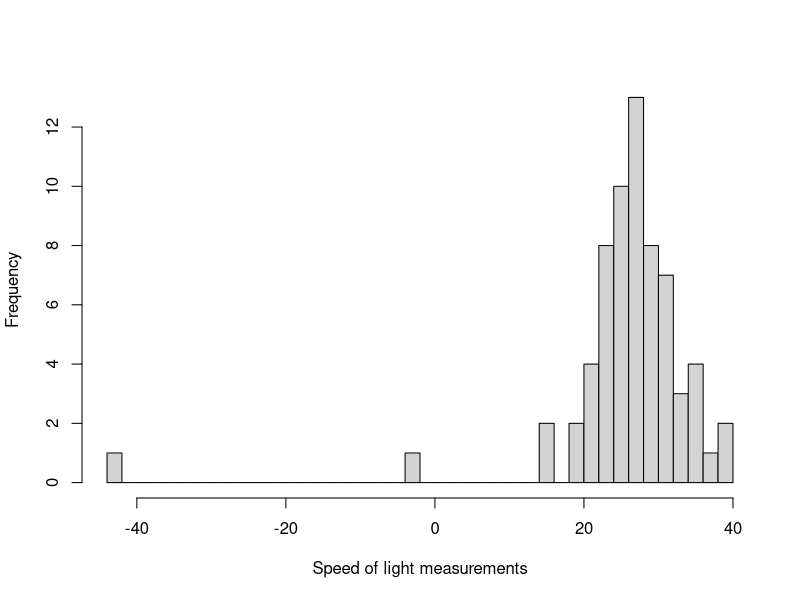
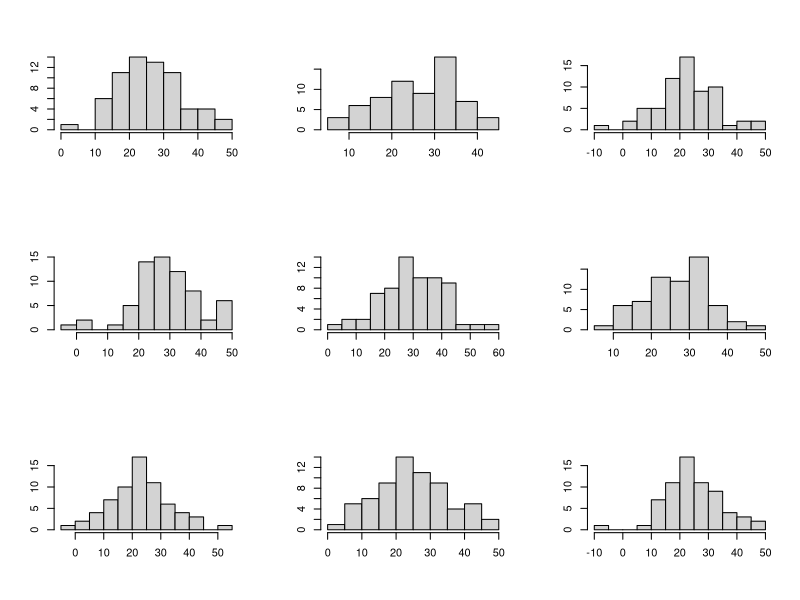
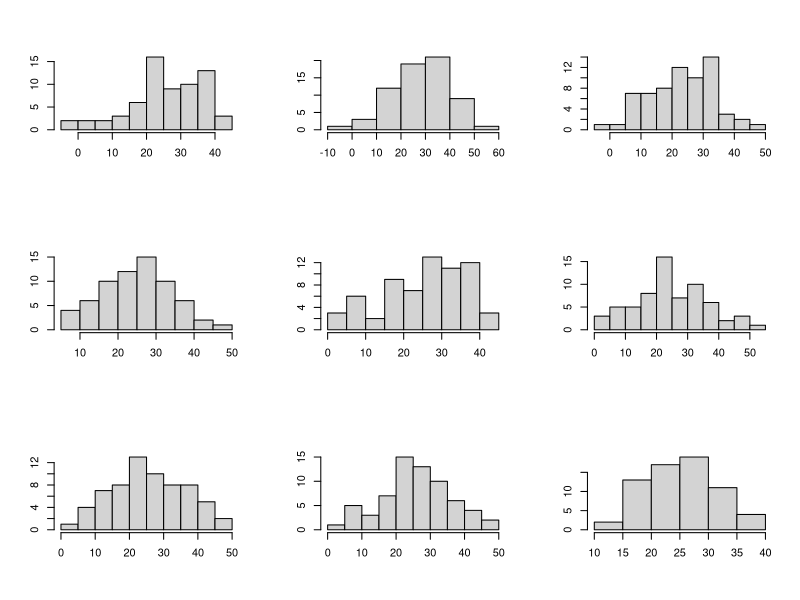
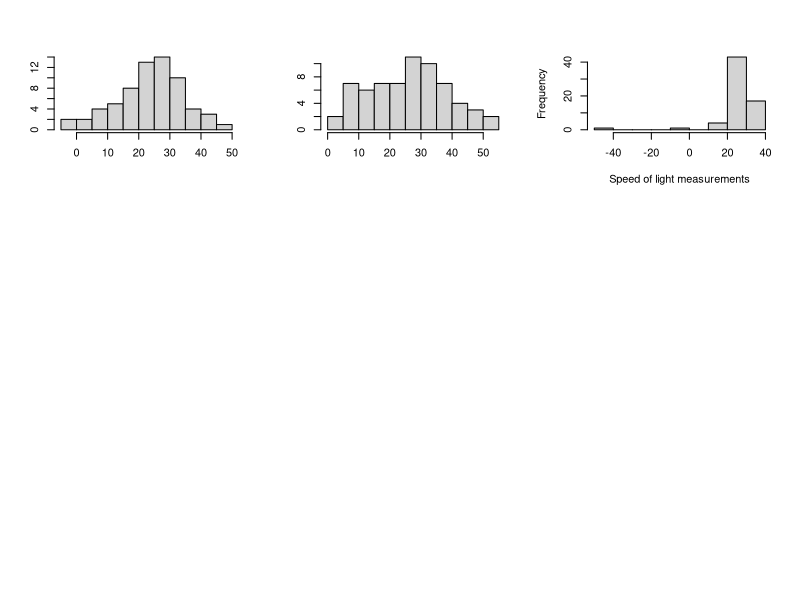
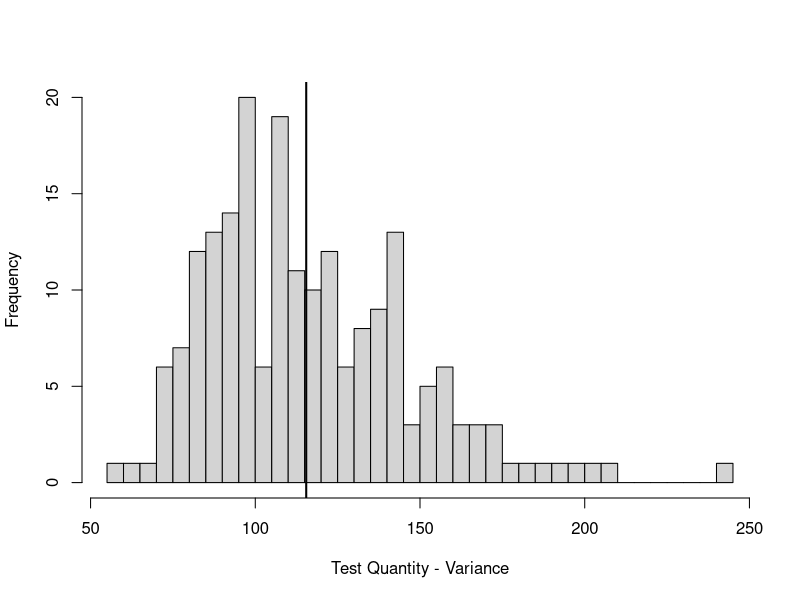
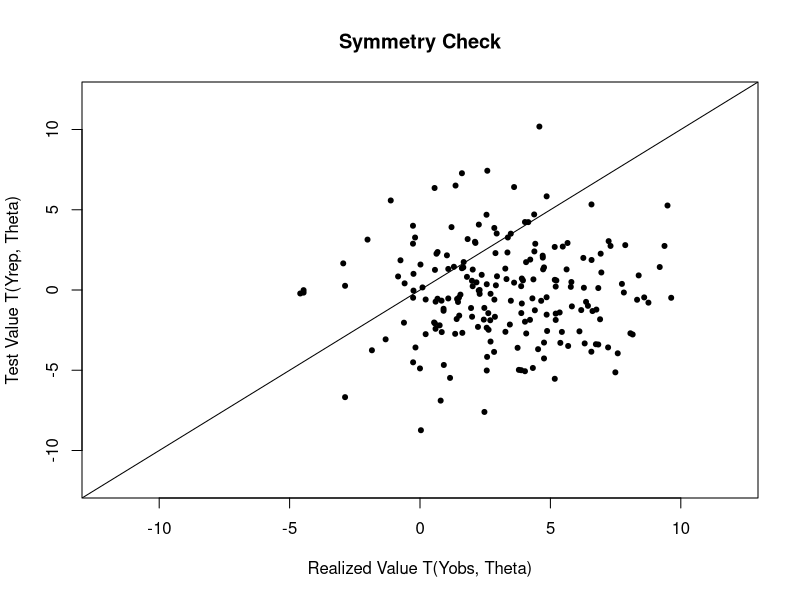
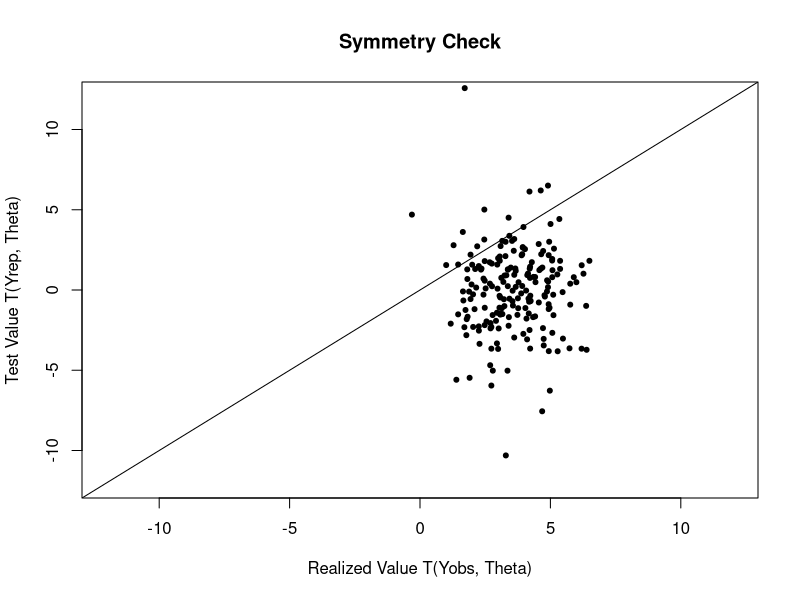
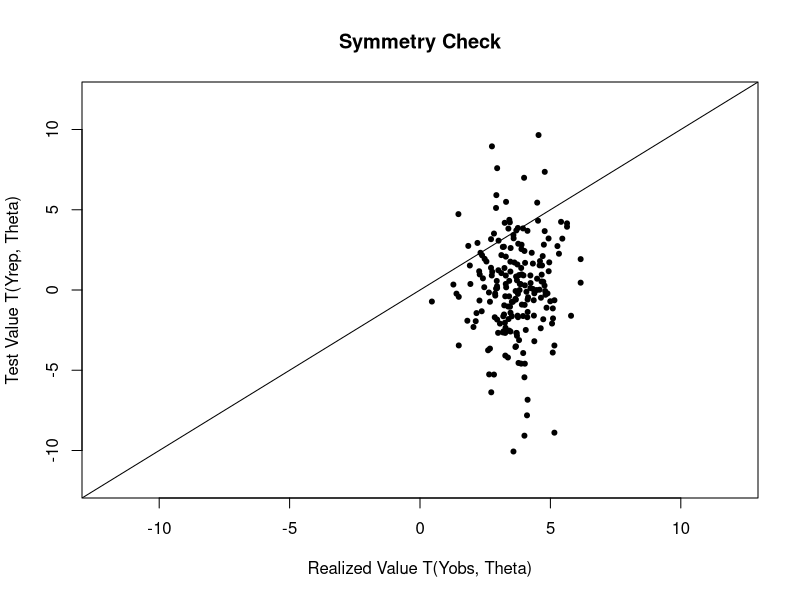

The R source for these figures, in order:
# Name: newcombSpeedOfLight.R
# Auth: uhkniazi
# Date: 11/05/2017
# Desc: posterior predictive checks for the model using Newcomb's speed of light data


library(LearnBayes)
## the example is taken from Simon Newcomb's experiment to measure the speed of light
## we follow Gelman [2008] Page 67 for the analysis.

set.seed(123) # for replication

dfData = read.csv('BayesModelChecks/newcombMeasurements.csv', header=T)
str(dfData)

ivTime = dfData$Transformed
summary(ivTime)
sd(ivTime)

## define a log posterior function
lp = function(theta, data){
  # we define the sigma on a log scale as optimizers work better
  # if scale parameters are well behaved
  s = exp(theta[2])
  m = theta[1]
  d = data$vector # observed data vector
  log.lik = sum(dnorm(d, m, s, log=T))
  log.prior = 1
  log.post = log.lik + log.prior
  return(log.post)
}

# sanity check for function
# choose a starting value
start = c('mu'=mean(ivTime), 'sigma'=log(sd(ivTime)))
lData = list('vector'=ivTime)
lp(start, lData)

op = optim(start, lp, control = list(fnscale = -1), data=lData)
op$par
exp(op$par[2])

## try the laplace function from LearnBayes
fit = laplace(lp, start, lData)
fit
se = sqrt(diag(fit$var))
se
fit$mode+1.96*se
fit$mode-1.96*se

## lets take a sample from this
sigSample.op = rnorm(1000, fit$mode['sigma'], se['sigma'])
muSample.op = rnorm(1000, mean(lData$vector), exp(sigSample.op)/sqrt(length(lData$vector)))
# second way of taking the sample
muSample2.op = rnorm(1000, fit$mode['mu'], se['mu'])

#### the posterior interval reported on P 67 Gelman [2008] is
## y ± 1.997s/ 66 = [23.6, 28.8]
## compare with our intervals
fit$mode['mu']-1.96*se['mu']; fit$mode['mu']+1.96*se['mu']
quantile(muSample.op, c(0.025, 0.975))

### if we look at the histogram of the 66 measurements
hist(ivTime, xlab='Speed of light measurements', main='', breaks=50)
## we can see the outlier measurements and the normal model is inappropriate for this problem

########### Model checking
## External validation --> use model to make predictions about future data and collect new data to compare with predictions
## OR use the existing data we have at the moment i.e. recycle

## Which quantities do we wish to compare (defining predictive quantities)
## POSTERIOR PREDICTIVE CHECKING
## observed data should look plausible under the posterior predictive distribution
## Draw simulated values from the joint posterior of Yrep and compare to Yobs and look for systematic differences

## Gelman [2008] P 144 -
## sample 66 values, 20 times, each time drawing a fresh draw of sd and mean from the joint posterior
mDraws = matrix(NA, nrow = 66, ncol=20)

for (i in 1:20){
  p = sample(1:1000, size = 1)
  s = exp(sigSample.op[p])
  m = muSample.op[p]
  mDraws[,i] = rnorm(66, m, s)
}

p.old = par(mfrow=c(3, 3))
garbage = apply(mDraws, 2, function(x) hist(x, main='', xlab='', ylab=''))
hist(ivTime, xlab='Speed of light measurements', main='')

# One way to measure the discrepancy is to
# compare the smallest value in each hypothetical replicated dataset to Newcomb’s
# smallest observation, −44.


## calculate bayesian p-value for this test statistic
getPValue = function(Trep, Tobs){
  left = sum(Trep <= Tobs)/length(Trep)
  right = sum(Trep >= Tobs)/length(Trep)
  return(min(left, right))
}
## define some test quantities to measure the lack of fit
## define a test quantity T(y, theta)
# The procedure for carrying out a posterior predictive model check requires specifying a test
# quantity, T (y) or T (y, θ), and an appropriate predictive distribution for the replications
# y rep [Gelman 2008]
## variance
T1_var = function(Y) return(var(Y))
## is the model adequate except for the extreme tails
T1_symmetry = function(Y, th){
  Yq = quantile(Y, c(0.90, 0.10))
  return(abs(Yq[1]-th) - abs(Yq[2]-th))
} 

## min quantity
T1_min = function(Y){
  return(min(Y))
} 

## max quantity
T1_max = function(Y){
  return(max(Y))
} 

## mean quantity
T1_mean = function(Y){
  return(mean(Y))
} 

## mChecks
mChecks = matrix(NA, nrow=5, ncol=3)
rownames(mChecks) = c('Variance', 'Symmetry', 'Max', 'Min', 'Mean')
colnames(mChecks) = c('Normal', 'NormalCont', 'T')
########## simulate 200 test quantities
mDraws = matrix(NA, nrow = 66, ncol=200)
mThetas = matrix(NA, nrow=200, ncol=2)
colnames(mThetas) = c('mu', 'sd')

for (i in 1:200){
  p = sample(1:1000, size = 1)
  s = exp(sigSample.op[p])
  m = muSample.op[p]
  mDraws[,i] = rnorm(66, m, s)
  mThetas[i,] = c(m, s)
}

mDraws.norm = mDraws
### get the test quantity from the test function
t1 = apply(mDraws, 2, T1_var)
par(p.old)
hist(t1, xlab='Test Quantity - Variance', main='', breaks=50)
abline(v = var(lData$vector), lwd=2)
mChecks['Variance', 1] = getPValue(t1, var(lData$vector))
# 0.48, the result from Figure 6.4 Gelman [2008]
# The sample variance does not make a good test statistic because it is a sufficient statistic of
# the model and thus, in the absence of an informative prior distribution, the posterior
# distribution will automatically be centered near the observed value. We are not at all
# surprised to find an estimated p-value close to 1/2 . [Gelman 2008]

## test for symmetry
t1 = sapply(seq_along(1:200), function(x) T1_symmetry(mDraws[,x], mThetas[x,'mu']))
t2 = sapply(seq_along(1:200), function(x) T1_symmetry(lData$vector, mThetas[x,'mu']))
plot(t2, t1, xlim=c(-12, 12), ylim=c(-12, 12), pch=20, xlab='Realized Value T(Yobs, Theta)',
     ylab='Test Value T(Yrep, Theta)', main='Symmetry Check')
abline(0,1)
mChecks['Symmetry', 1] = getPValue(t1, t2) # we should see somewhere around 0.2 on repeated simulations
# The estimated p-value is 0.26, implying that any observed asymmetry in the middle of the distribution can easily be
# explained by sampling variation. [Gelman 2008]

## testing for outlier detection i.e. the minimum value show in the histograms earlier
t1 = apply(mDraws, 2, T1_min)
t2 = T1_min(lData$vector)
mChecks['Min',1] = getPValue(t1, t2)

## maximum value
t1 = apply(mDraws, 2, T1_max)
t2 = T1_max(lData$vector)
mChecks['Max', 1] = getPValue(t1, t2)

## mean value
t1 = apply(mDraws, 2, T1_mean)
t2 = T1_mean(lData$vector)
mChecks['Mean', 1] = getPValue(t1, t2)
# Major failures of the model, typically corresponding to extreme tail-area probabilities (less
# than 0.01 or more than 0.99), can be addressed by expanding the model appropriately. [Gelman 2008]
# The relevant goal is not to answer the question, ‘Do the data come from the assumed
# model?’ (to which the answer is almost always no), but to quantify the discrepancies between
# data and model, and assess whether they could have arisen by chance, under the model’s
# own assumptions. [Gelman 2008]

## define a second log posterior function for mixture with contaminated normal distribution
lp2 = function(theta, data){
  # we define the sigma on a log scale as optimizers work better
  # if scale parameters are well behaved
  s = exp(theta[2])
  m = theta[1]
  mix = 0.9
  cont = theta[3]
  d = data$vector # observed data vector
  log.lik = sum(log(dnorm(d, m, s) * mix + dnorm(d, m, s*cont) * (1-mix)))
  log.prior = 1
  log.post = log.lik + log.prior
  return(log.post)
}

# sanity check for function
# choose a starting value
start = c('mu'=mean(ivTime), 'sigma'=log(sd(ivTime)), 'cont'=1)
lp2(start, lData)

op = optim(start, lp2, control = list(fnscale = -1), data=lData)
op$par
exp(op$par[2])

## try the laplace function from LearnBayes
fit2 = laplace(lp2, start, lData)
fit2
se2 = sqrt(diag(fit2$var))
se2
fit2$mode+1.96*se2
fit2$mode-1.96*se2

sigSample.op = rnorm(1000, fit2$mode['sigma'], se2['sigma'])
muSample.op = rnorm(1000, mean(lData$vector), exp(sigSample.op)/sqrt(length(lData$vector)))

########## simulate 200 test quantities
mDraws = matrix(NA, nrow = 66, ncol=200)
mThetas = matrix(NA, nrow=200, ncol=2)
colnames(mThetas) = c('mu', 'sd')

for (i in 1:200){
  p = sample(1:1000, size = 1)
  s = exp(sigSample.op[p])
  m = muSample.op[p]
  ## this will take a sample from a contaminated normal distribution
  sam = function() {
    ind = rbinom(1, 1, 0.9)
    return(ind * rnorm(1, m, s) + (1-ind) * rnorm(1, m, s*fit2$mode['cont']))
  }
  mDraws[,i] = replicate(66, sam())
  mThetas[i,] = c(m, s)
}

mDraws.normCont = mDraws
## get the p-values for the test statistics
t1 = apply(mDraws, 2, T1_var)
mChecks['Variance', 2] = getPValue(t1, var(lData$vector))

## test for symmetry
t1 = sapply(seq_along(1:200), function(x) T1_symmetry(mDraws[,x], mThetas[x,'mu']))
t2 = sapply(seq_along(1:200), function(x) T1_symmetry(lData$vector, mThetas[x,'mu']))
plot(t2, t1, xlim=c(-12, 12), ylim=c(-12, 12), pch=20, xlab='Realized Value T(Yobs, Theta)',
     ylab='Test Value T(Yrep, Theta)', main='Symmetry Check')
abline(0,1)
mChecks['Symmetry', 2] = getPValue(t1, t2) 

## testing for outlier detection i.e. the minimum value show in the histograms earlier
t1 = apply(mDraws, 2, T1_min)
t2 = T1_min(lData$vector)
mChecks['Min', 2] = getPValue(t1, t2)

## maximum value
t1 = apply(mDraws, 2, T1_max)
t2 = T1_max(lData$vector)
mChecks['Max', 2] = getPValue(t1, t2)

## mean value
t1 = apply(mDraws, 2, T1_mean)
t2 = T1_mean(lData$vector)
mChecks['Mean', 2] = getPValue(t1, t2)

######################### try a third distribution, t with a low degrees of freedom
lp3 = function(theta, data){
  # function to use to use scale parameter
  ## see here https://grollchristian.wordpress.com/2013/04/30/students-t-location-scale/
  dt_ls = function(x, df, mu, a) 1/a * dt((x - mu)/a, df)
  ## likelihood function
  lf = function(dat, pred){
    return(log(dt_ls(dat, nu, pred, sigma)))
  }
  nu = exp(theta['nu']) ## normality parameter for t distribution
  sigma = exp(theta['sigma']) # scale parameter for t distribution
  m = theta[1]
  d = data$vector # observed data vector
  if (exp(nu) < 1) return(-Inf)
  log.lik = sum(lf(d, m))
  log.prior = 1
  log.post = log.lik + log.prior
  return(log.post)
}

# sanity check for function
# choose a starting value
start = c('mu'=mean(ivTime), 'sigma'=log(sd(ivTime)), 'nu'=log(2))
lp3(start, lData)

op = optim(start, lp3, control = list(fnscale = -1), data=lData)
op$par
exp(op$par[2:3])

## try the laplace function from LearnBayes
fit3 = laplace(lp3, start, lData)
fit3
se3 = sqrt(diag(fit3$var))

sigSample.op = rnorm(1000, fit3$mode['sigma'], se3['sigma'])
nuSample = exp(rnorm(1000, fit3$mode['nu'], se3['nu']))
# threshold the sample values to above or equal to 1
nuSample[nuSample < 1] = 1

## generate random samples from alternative t-distribution parameterization
## see https://grollchristian.wordpress.com/2013/04/30/students-t-location-scale/
rt_ls <- function(n, df, mu, a) rt(n,df)*a + mu
muSample.op = rnorm(1000, mean(lData$vector), exp(sigSample.op)/sqrt(length(lData$vector)))

########## simulate 200 test quantities
mDraws = matrix(NA, nrow = 66, ncol=200)
mThetas = matrix(NA, nrow=200, ncol=3)
colnames(mThetas) = c('mu', 'sd', 'nu')

for (i in 1:200){
  p = sample(1:1000, size = 1)
  s = exp(sigSample.op[p])
  m = muSample.op[p]
  n = nuSample[p]
  mDraws[,i] = rt_ls(66, n, m, s)
  mThetas[i,] = c(m, s, n)
}

mDraws.t = mDraws
## get the p-values for the test statistics
t1 = apply(mDraws, 2, T1_var)
mChecks['Variance', 3] = getPValue(t1, var(lData$vector))

## test for symmetry
t1 = sapply(seq_along(1:200), function(x) T1_symmetry(mDraws[,x], mThetas[x,'mu']))
t2 = sapply(seq_along(1:200), function(x) T1_symmetry(lData$vector, mThetas[x,'mu']))
plot(t2, t1, xlim=c(-12, 12), ylim=c(-12, 12), pch=20, xlab='Realized Value T(Yobs, Theta)',
     ylab='Test Value T(Yrep, Theta)', main='Symmetry Check')
abline(0,1)
mChecks['Symmetry', 3] = getPValue(t1, t2) 

## testing for outlier detection i.e. the minimum value show in the histograms earlier
t1 = apply(mDraws, 2, T1_min)
t2 = T1_min(lData$vector)
mChecks['Min', 3] = getPValue(t1, t2)

## maximum value
t1 = apply(mDraws, 2, T1_max)
t2 = T1_max(lData$vector)
mChecks['Max', 3] = getPValue(t1, t2)

## mean value
t1 = apply(mDraws, 2, T1_mean)
t2 = T1_mean(lData$vector)
mChecks['Mean', 3] = getPValue(t1, t2)

mChecks

par(mfrow=c(2,2))
hist(lData$vector, prob=T, breaks=30, xlim=c(-50, 60))
garbage = apply(mDraws.norm, 2, function(x) lines(density(x), lwd=0.5, lty=2, col='darkgrey'))

hist(lData$vector, prob=T, breaks=30, xlim=c(-50, 60))
garbage = apply(mDraws.normCont, 2, function(x) lines(density(x), lwd=0.5, lty=2, col='darkgrey'))

hist(lData$vector, prob=T, breaks=30, xlim=c(-50, 60))
garbage = apply(mDraws.t, 2, function(x) lines(density(x), lwd=0.5, lty=2, col='darkgrey'))
